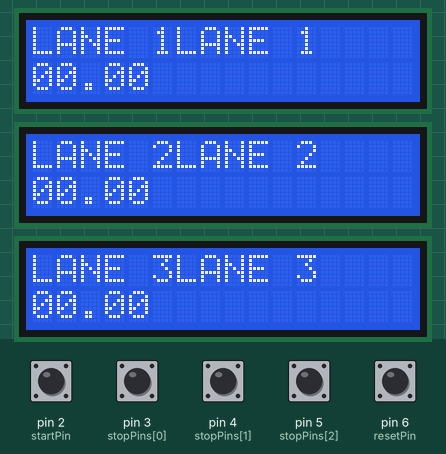
This sketch was run on a simulated Arduino Uno, built with avr-gcc and run on an emulated ATmega328P. On the bench: 3 × 16×2 character LCD. The inputs (shaded band) are chosen by the test bench; at power-on: pin 2 (startPin), pin 3 (stopPins[0]), pin 4 (stopPins[1]), pin 5 (stopPins[2]), pin 6 (resetPin) HIGH.

Above: at 1.4 s.
1.5 s: pin 2 (startPin) pulled LOW for 0.15 s
At 2.3 s:
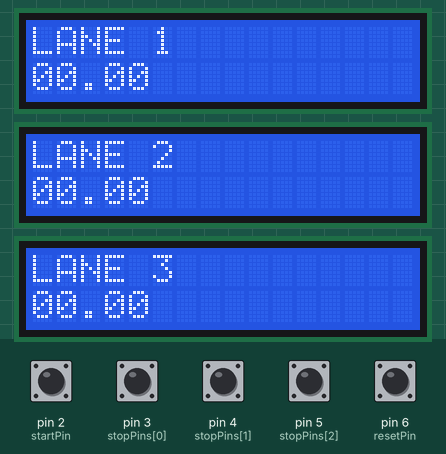
3.1 s: pin 3 (stopPins[0]) pulled LOW for 0.15 s
At 4.3 s:
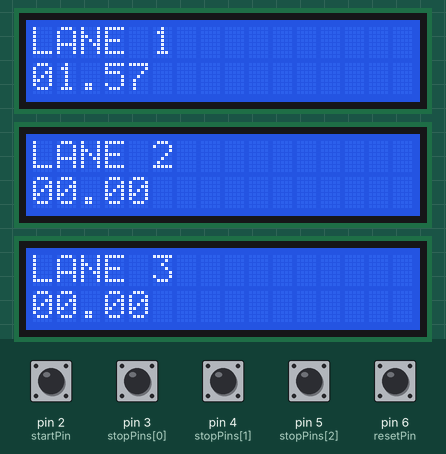
4.7 s: pin 4 (stopPins[1]) pulled LOW for 0.15 s
At 5.6 s:
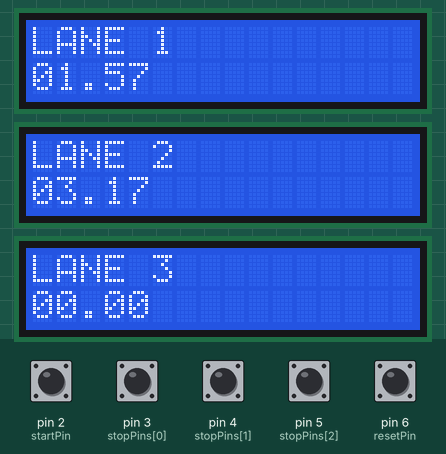
6.3 s: pin 5 (stopPins[2]) pulled LOW for 0.15 s
At 6.9 s:
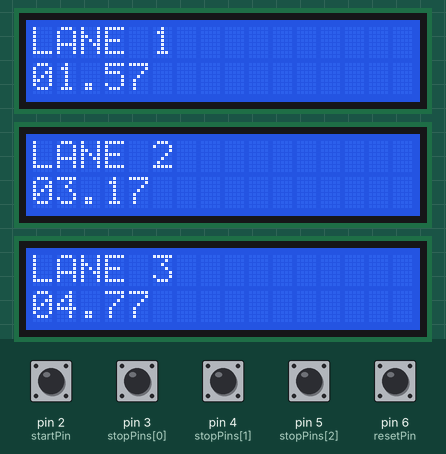
7.9 s: pin 6 (resetPin) pulled LOW for 0.15 s
At 8.6 s:
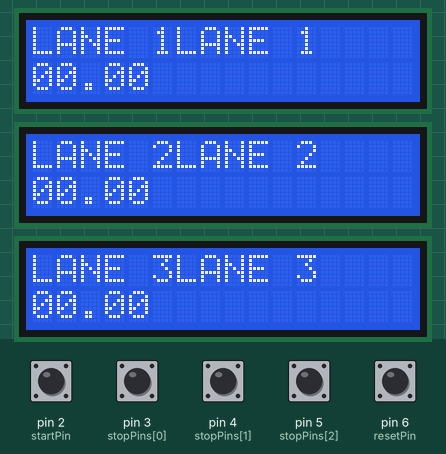
9.5 s: pin 2 (startPin) pulled LOW for 1 s
At 9.9 s:
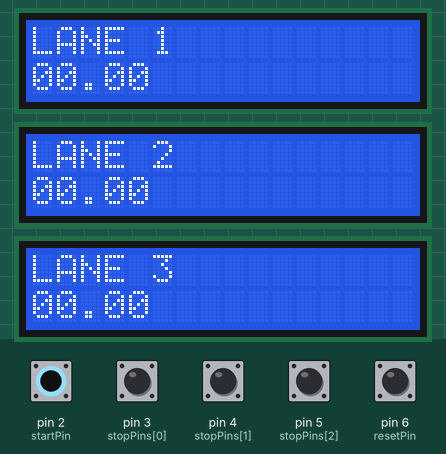
Timing chart, 0 to 12.5 s (numbered marks = the images above; inputs shaded):
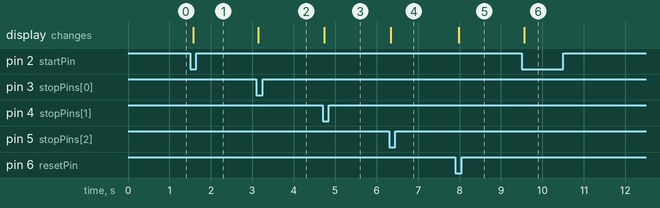

Measured:
- after the input at 1.5 s, the display: changes after 0.08 s (image 1)
- after the input at 3.1 s, the display: changes at once (image 2)
- after the input at 4.7 s, the display: changes at once (image 3)
- after the input at 6.3 s, the display: changes at once (image 4)
- after the input at 7.9 s, the display: changes after 0.09 s (image 5)
- after the input at 9.5 s, the display: changes after 0.06 s (image 6)

The sketch:

DERBY_CAR_LANE_I2C.ino
```cpp
#include <Wire.h>
#include <LiquidCrystal_I2C.h>

// 3 separate LCDs (different I2C addresses required)
LiquidCrystal_I2C lcd1(0x26, 16, 2);
LiquidCrystal_I2C lcd2(0x25, 16, 2);
LiquidCrystal_I2C lcd3(0x27, 16, 2);

// buttons
const int startPin = 2;
const int stopPins[3] = {3, 4, 5};
const int resetPin = 6;

// timing
unsigned long startTime = 0;
unsigned long laneTime[3] = {0, 0, 0};
bool finished[3] = {false, false, false};
bool running = false;

// debounce tracking
bool lastStart = HIGH;
bool lastReset = HIGH;
bool lastStop[3] = {HIGH, HIGH, HIGH};

LiquidCrystal_I2C* lcds[3] = {&lcd1, &lcd2, &lcd3};

void setup() {
  Wire.begin();

  lcd1.init(); lcd1.backlight();
  lcd2.init(); lcd2.backlight();
  lcd3.init(); lcd3.backlight();

  pinMode(startPin, INPUT);
  pinMode(resetPin, INPUT_PULLUP);

  for (int i = 0; i < 3; i++) {
    pinMode(stopPins[i], INPUT_PULLUP);
  }

  for (int i = 0; i < 3; i++) {
    lcds[i]->setCursor(0, 0);
    lcds[i]->print("READY LANE ");
    lcds[i]->print(i + 1);
  }
}

void loop() {
  unsigned long now = millis();

  // ---------- START ----------
  bool startState = digitalRead(startPin);
  if (lastStart == HIGH && startState == LOW && !running) {
    running = true;
    startTime = now;

    for (int i = 0; i < 3; i++) {
      finished[i] = false;
      laneTime[i] = 0;
      lcds[i]->clear();
    }
  }
  lastStart = startState;

  // ---------- RESET ----------
  bool resetState = digitalRead(resetPin);
  if (lastReset == HIGH && resetState == LOW) {
    running = false;

    for (int i = 0; i < 3; i++) {
      finished[i] = false;
      laneTime[i] = 0;
      lcds[i]->clear();
      lcds[i]->setCursor(0, 0);
      lcds[i]->print("READY LANE ");
      lcds[i]->print(i + 1);
    }
  }
  lastReset = resetState;

  // ---------- LANES ----------
  if (running) {
    for (int i = 0; i < 3; i++) {
      bool stopState = digitalRead(stopPins[i]);

      if (lastStop[i] == HIGH && stopState == LOW && !finished[i]) {
        laneTime[i] = now - startTime;
        finished[i] = true;
      }

      lastStop[i] = stopState;
    }
  }

  displayAll();
}

void displayAll() {
  for (int i = 0; i < 3; i++) {
    lcds[i]->setCursor(0, 0);
    lcds[i]->print("LANE ");
    lcds[i]->print(i + 1);

    lcds[i]->setCursor(0, 1);
    printTime(*lcds[i], laneTime[i]);
  }
}

void printTime(LiquidCrystal_I2C &lcd, unsigned long t) {
  unsigned int sec = t / 1000;
  unsigned int ms = (t % 1000) / 10;

  if (sec < 10) lcd.print("0");
  lcd.print(sec);
  lcd.print(".");

  if (ms < 10) lcd.print("0");
  lcd.print(ms);
}
```
